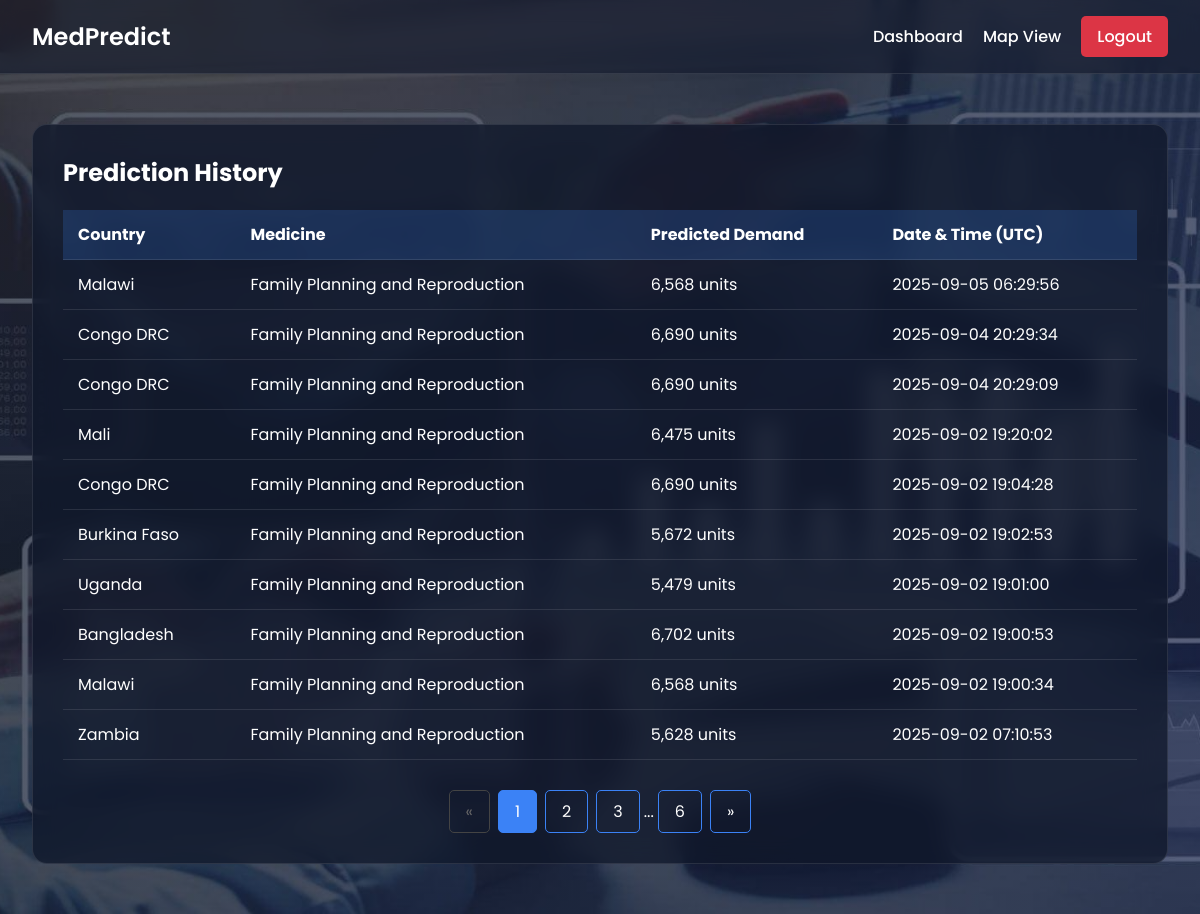
The page /history (signed in) on the database its author committed.
### app/auth.py (models this page shows)
class Prediction(db.Model):
    id = db.Column(db.Integer, primary_key=True)
    country = db.Column(db.String(100), nullable=False)
    medicine = db.Column(db.String(100), nullable=False)
    predicted_demand = db.Column(db.String(50), nullable=False)
    timestamp = db.Column(db.DateTime, default=datetime.utcnow)
    user_id = db.Column(db.Integer, db.ForeignKey('user.id'))

### app/routes.py (the view)
@main.route('/history')
@login_required
def history():
    page = request.args.get('page', 1, type=int)
    user_predictions = (
        Prediction.query
        .filter_by(user_id=current_user.id)
        .order_by(Prediction.timestamp.desc())
        .paginate(page=page, per_page=10)
    )
    return render_template('history.html', predictions=user_predictions)

### app/auth.py (called while the page is built)
@login_manager.user_loader
def load_user(user_id):
    return User.query.get(int(user_id))

### app/templates/history.html (shortened to what this page needs)
<!DOCTYPE html>
<html lang="en">
<head>
</head>
<body>
    <div class="bg-container">
        <nav class="navbar">
            <a class="navbar-brand" href="/">MedPredict</a>
            <div class="nav-links">
                <a href="/dashboard">Dashboard</a>
                <a href="/map">Map View</a>
                <a href="/logout" class="btn-logout">Logout</a>
            </div>
        </nav>
        <div class="container">
            <div class="history-card">
                <h2>Prediction History</h2>
                <table>
                    <thead>
                        <tr>
                            <th>Country</th>
                            <th>Medicine</th>
                            <th>Predicted Demand</th>
                            <th>Date & Time (UTC)</th>
                        </tr>
                    </thead>
                    <tbody>
                        {% for prediction in predictions.items %}
                        <tr>
                            <td>{{ prediction.country }}</td>
                            <td>{{ prediction.medicine }}</td>
                            <td>{{ prediction.predicted_demand }}</td>
                            <td>{{ prediction.timestamp.strftime('%Y-%m-%d %H:%M:%S') }}</td>
                        </tr>
                        {% endfor %}
                    </tbody>
                </table>
                <div class="pagination">
                    <a href="{{ url_for('main.history', page=predictions.prev_num) }}" class="{{ 'disabled' if not predictions.has_prev else '' }}">&laquo;</a>
                    {% for page_num in predictions.iter_pages(left_edge=1, right_edge=1, left_current=1, right_current=2) %}
                        {% if page_num %}
                            <a href="{{ url_for('main.history', page=page_num) }}" class="{{ 'active' if page_num == predictions.page else '' }}">{{ page_num }}</a>
                        {% else %}...{% endif %}
                    {% endfor %}
                    <a href="{{ url_for('main.history', page=predictions.next_num) }}" class="{{ 'disabled' if not predictions.has_next else '' }}">&raquo;</a>
                </div>
            </div>
        </div>
    </div>
</body>
</html>

### rows shown on the page
Prediction: country "Malawi", medicine "Family Planning and Reproduction", predicted_demand "6,568 units", timestamp "2025-09-05 06:29:56"
Prediction: country "Congo DRC", medicine "Family Planning and Reproduction", predicted_demand "6,690 units", timestamp "2025-09-04 20:29:34"
Prediction: country "Congo DRC", medicine "Family Planning and Reproduction", predicted_demand "6,690 units", timestamp "2025-09-04 20:29:09"
Prediction: country "Mali", medicine "Family Planning and Reproduction", predicted_demand "6,475 units", timestamp "2025-09-02 19:20:02"
Prediction: country "Congo DRC", medicine "Family Planning and Reproduction", predicted_demand "6,690 units", timestamp "2025-09-02 19:04:28"
Prediction: country "Burkina Faso", medicine "Family Planning and Reproduction", predicted_demand "5,672 units", timestamp "2025-09-02 19:02:53"
Prediction: country "Uganda", medicine "Family Planning and Reproduction", predicted_demand "5,479 units", timestamp "2025-09-02 19:01:00"
Prediction: country "Bangladesh", medicine "Family Planning and Reproduction", predicted_demand "6,702 units", timestamp "2025-09-02 19:00:53"
Prediction: country "Malawi", medicine "Family Planning and Reproduction", predicted_demand "6,568 units", timestamp "2025-09-02 19:00:34"
Prediction: country "Zambia", medicine "Family Planning and Reproduction", predicted_demand "5,628 units", timestamp "2025-09-02 07:10:53"

### other values the page prints
{{ page_num }} "1" "2" "3" "6"
